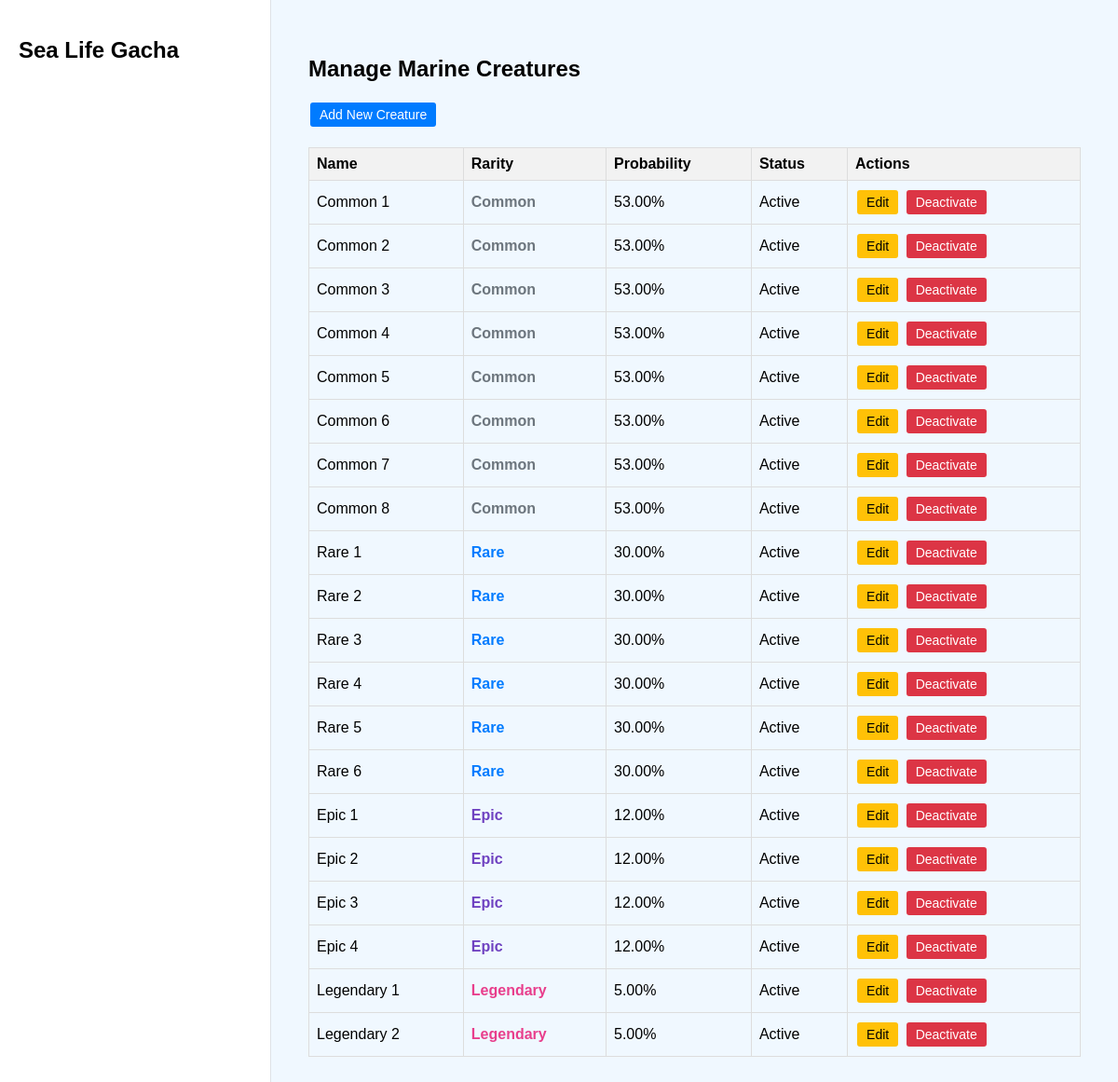
Page /admin/creatures on the earlier database version.
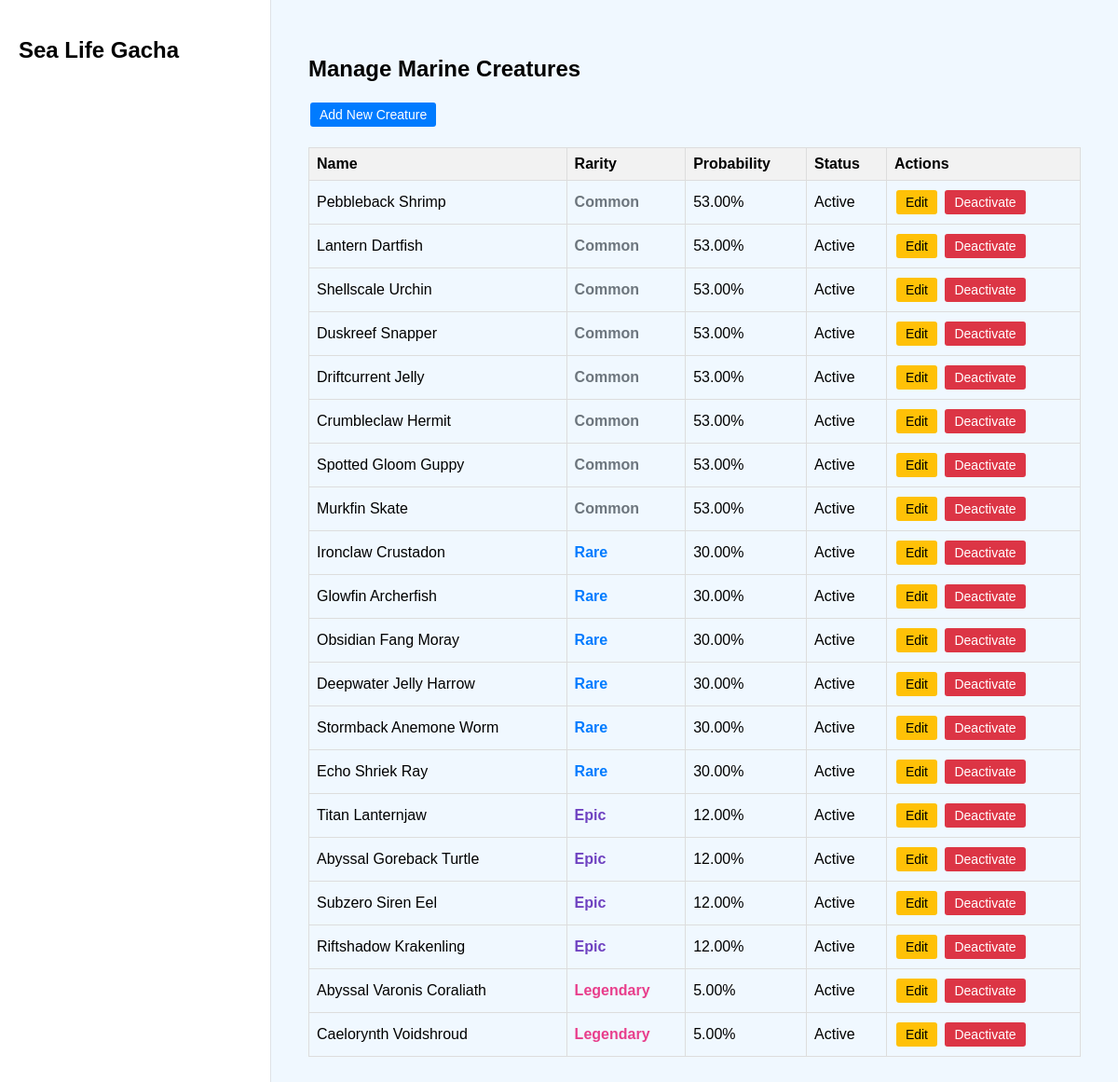
Same page on the later database version.
### app.py (models this page shows)
class Creature(db.Model):
    id = db.Column(db.Integer, primary_key=True)
    name = db.Column(db.String(100), nullable=False)
    rarity = db.Column(db.String(20), nullable=False)
    image = db.Column(db.String(100))
    probability = db.Column(db.Float, nullable=False)
    is_active = db.Column(db.Boolean, default=True)

### app.py (the view)
@app.route('/admin/creatures')
def admin_creatures():
    creatures = Creature.query.all()
    return render_template('admin_creatures.html', creatures=creatures)

### templates/admin_creatures.html (shortened to what this page needs)
{% extends "base.html" %}
{% block content %}
<div class="admin-container">
    <h2>Manage Marine Creatures</h2>
    <div class="admin-actions">
        <button id="add-creature-btn" class="btn btn-primary">Add New Creature</button>
    </div>
    <table class="admin-table">
        <thead>
            <tr>
                <th>Name</th>
                <th>Rarity</th>
                <th>Probability</th>
                <th>Status</th>
                <th>Actions</th>
            </tr>
        </thead>
        <tbody>
            {% for creature in creatures %}
            <tr data-creature-id="{{ creature.id }}">
                <td>{{ creature.name }}</td>
                <td><span class="rarity {{ creature.rarity }}">{{ creature.rarity|title }}</span></td>
                <td>{{ "%.2f"|format(creature.probability * 100) }}%</td>
                <td class="status-cell">{{ 'Active' if creature.is_active else 'Inactive' }}</td>
                <td>
                    <button class="btn btn-edit edit-creature-btn" data-id="{{ creature.id }}">Edit</button>
                    <button class="btn toggle-creature-btn
                                 {% if not creature.is_active %}btn-activate{% else %}btn-deactivate{% endif %}"
                            data-id="{{ creature.id }}"
                            data-activate="{% if not creature.is_active %}true{% else %}false{% endif %}">
                        {% if not creature.is_active %}Activate{% else %}Deactivate{% endif %}
                    </button>
                </td>
            </tr>
            {% endfor %}
        </tbody>
    </table>
</div>
{% endblock %}

### templates/base.html (shortened to what this page needs)
<!DOCTYPE html>
<html lang="en">
<head>
    <link rel="stylesheet" href="{{ url_for('static', filename='style.css') }}">
</head>
<body>
    <div class="container {% if request.endpoint == 'auth' %}auth-mode{% endif %}">
        {% if request.endpoint != 'auth' %}
        <div class="sidebar">
            <h2>Sea Life Gacha</h2>
        </div>
        {% endif %}
        <div class="main-content">
            {% block content %}{% endblock %}
        </div>
    </div>
</body>
</html>

### templates/base.html (style rules this page uses)
body { font-family: sans-serif; margin: 0; background: #f0f8ff; }
.container { display: flex; min-height: 100vh; }
.sidebar { width: 250px; background: #ffffff; padding: 20px; border-right: 1px solid #dee2e6; flex-shrink: 0; }
.main-content { flex-grow: 1; padding: 20px; }

### templates/admin_creatures.html (style rules this page uses)
.admin-container { padding: 20px; }
.admin-table { width: 100%; border-collapse: collapse; margin-top: 20px; }
.admin-table th, .admin-table td { border: 1px solid #ddd; padding: 8px; text-align: left; }
.admin-table th { background-color: #f2f2f2; font-weight: bold; }
.btn { padding: 5px 10px; border: none; border-radius: 3px; cursor: pointer; margin: 2px; font-size: 14px; }
.btn-primary { background-color: #007bff; color: white; }
.btn-edit { background-color: #ffc107; color: black; }
.btn-deactivate { background-color: #dc3545; color: white; }
.rarity.common { color: #6c757d; font-weight: bold; }
.rarity.rare { color: #007bff; font-weight: bold; }
.rarity.epic { color: #6f42c1; font-weight: bold; }
.rarity.legendary { color: #e83e8c; font-weight: bold; }
.admin-actions { margin-bottom: 20px; }

Differences in the rows shown:
changed Creature: name "Common 1" → "Pebbleback Shrimp"
changed Creature: name "Common 2" → "Lantern Dartfish"
changed Creature: name "Common 3" → "Shellscale Urchin"
changed Creature: name "Common 4" → "Duskreef Snapper"
changed Creature: name "Common 5" → "Driftcurrent Jelly"
changed Creature: name "Common 6" → "Crumbleclaw Hermit"
changed Creature: name "Common 7" → "Spotted Gloom Guppy"
changed Creature: name "Common 8" → "Murkfin Skate"
changed Creature: name "Rare 1" → "Ironclaw Crustadon"
changed Creature: name "Rare 2" → "Glowfin Archerfish"
changed Creature: name "Rare 3" → "Obsidian Fang Moray"
changed Creature: name "Rare 4" → "Deepwater Jelly Harrow"
changed Creature: name "Rare 5" → "Stormback Anemone Worm"
changed Creature: name "Rare 6" → "Echo Shriek Ray"
changed Creature: name "Epic 1" → "Titan Lanternjaw"
changed Creature: name "Epic 2" → "Abyssal Goreback Turtle"
changed Creature: name "Epic 3" → "Subzero Siren Eel"
changed Creature: name "Epic 4" → "Riftshadow Krakenling"
changed Creature: name "Legendary 1" → "Abyssal Varonis Coraliath"
changed Creature: name "Legendary 2" → "Caelorynth Voidshroud"
